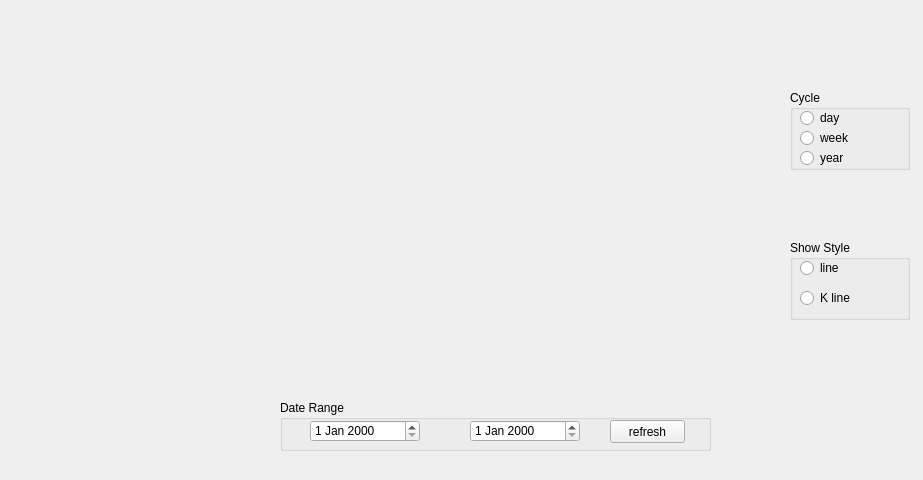
<?xml version="1.0" encoding="UTF-8"?>
<ui version="4.0">
 <class>Form</class>
 <widget class="QWidget" name="Form">
  <property name="geometry">
   <rect>
    <x>0</x>
    <y>0</y>
    <width>923</width>
    <height>480</height>
   </rect>
  </property>
  <property name="windowTitle">
   <string>Form</string>
  </property>
  <widget class="QWidget" name="verticalLayoutWidget">
   <property name="geometry">
    <rect>
     <x>0</x>
     <y>0</y>
     <width>160</width>
     <height>481</height>
    </rect>
   </property>
   <layout class="QVBoxLayout" name="leftVerticalLayout"/>
  </widget>
  <widget class="QGroupBox" name="cycleGroupBox">
   <property name="geometry">
    <rect>
     <x>790</x>
     <y>90</y>
     <width>120</width>
     <height>80</height>
    </rect>
   </property>
   <property name="title">
    <string>Cycle</string>
   </property>
   <widget class="QRadioButton" name="dayRadioButton">
    <property name="geometry">
     <rect>
      <x>10</x>
      <y>20</y>
      <width>89</width>
      <height>16</height>
     </rect>
    </property>
    <property name="text">
     <string>day</string>
    </property>
   </widget>
   <widget class="QRadioButton" name="weekRadioButton">
    <property name="geometry">
     <rect>
      <x>10</x>
      <y>40</y>
      <width>89</width>
      <height>16</height>
     </rect>
    </property>
    <property name="text">
     <string>week</string>
    </property>
   </widget>
   <widget class="QRadioButton" name="yearRadioButton">
    <property name="geometry">
     <rect>
      <x>10</x>
      <y>60</y>
      <width>89</width>
      <height>16</height>
     </rect>
    </property>
    <property name="text">
     <string>year</string>
    </property>
   </widget>
  </widget>
  <widget class="QGroupBox" name="ShowStyleGroupBox">
   <property name="geometry">
    <rect>
     <x>790</x>
     <y>240</y>
     <width>120</width>
     <height>80</height>
    </rect>
   </property>
   <property name="title">
    <string>Show Style</string>
   </property>
   <widget class="QRadioButton" name="lineRadioButton">
    <property name="geometry">
     <rect>
      <x>10</x>
      <y>20</y>
      <width>89</width>
      <height>16</height>
     </rect>
    </property>
    <property name="text">
     <string>line</string>
    </property>
   </widget>
   <widget class="QRadioButton" name="kLineRadioButton">
    <property name="geometry">
     <rect>
      <x>10</x>
      <y>50</y>
      <width>89</width>
      <height>16</height>
     </rect>
    </property>
    <property name="text">
     <string>K line</string>
    </property>
   </widget>
  </widget>
  <widget class="QGroupBox" name="DataRangeGroupBox">
   <property name="geometry">
    <rect>
     <x>280</x>
     <y>400</y>
     <width>431</width>
     <height>51</height>
    </rect>
   </property>
   <property name="title">
    <string>Date Range</string>
   </property>
   <widget class="QDateEdit" name="dateEdit">
    <property name="geometry">
     <rect>
      <x>30</x>
      <y>20</y>
      <width>110</width>
      <height>22</height>
     </rect>
    </property>
   </widget>
   <widget class="QDateEdit" name="dateEdit_2">
    <property name="geometry">
     <rect>
      <x>190</x>
      <y>20</y>
      <width>110</width>
      <height>22</height>
     </rect>
    </property>
   </widget>
   <widget class="QPushButton" name="refreshDateButton">
    <property name="geometry">
     <rect>
      <x>330</x>
      <y>20</y>
      <width>75</width>
      <height>23</height>
     </rect>
    </property>
    <property name="text">
     <string>refresh</string>
    </property>
   </widget>
  </widget>
  <widget class="QWidget" name="gridLayoutWidget">
   <property name="geometry">
    <rect>
     <x>160</x>
     <y>0</y>
     <width>611</width>
     <height>391</height>
    </rect>
   </property>
   <layout class="QGridLayout" name="centerGridLayout"/>
  </widget>
 </widget>
 <resources/>
 <connections/>
</ui>
